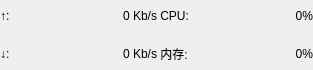
<?xml version="1.0" encoding="UTF-8"?>
<ui version="4.0">
 <class>WinDockNet</class>
 <widget class="QWidget" name="WinDockNet">
  <property name="geometry">
   <rect>
    <x>0</x>
    <y>0</y>
    <width>313</width>
    <height>70</height>
   </rect>
  </property>
  <property name="windowTitle">
   <string>Form</string>
  </property>
  <layout class="QHBoxLayout" name="horizontalLayout">
   <property name="spacing">
    <number>0</number>
   </property>
   <property name="leftMargin">
    <number>0</number>
   </property>
   <property name="topMargin">
    <number>0</number>
   </property>
   <property name="rightMargin">
    <number>0</number>
   </property>
   <property name="bottomMargin">
    <number>0</number>
   </property>
   <item>
    <layout class="QGridLayout" name="gridLayout">
     <property name="verticalSpacing">
      <number>6</number>
     </property>
     <item row="0" column="2">
      <widget class="QLabel" name="lab_13">
       <property name="text">
        <string> CPU: </string>
       </property>
      </widget>
     </item>
     <item row="1" column="0">
      <widget class="QLabel" name="lab_21">
       <property name="text">
        <string>↓: </string>
       </property>
      </widget>
     </item>
     <item row="1" column="3">
      <widget class="QLabel" name="lab_24">
       <property name="text">
        <string>0%</string>
       </property>
       <property name="alignment">
        <set>Qt::AlignRight|Qt::AlignTrailing|Qt::AlignVCenter</set>
       </property>
      </widget>
     </item>
     <item row="0" column="1">
      <widget class="QLabel" name="lab_12">
       <property name="text">
        <string>0 Kb/s</string>
       </property>
       <property name="alignment">
        <set>Qt::AlignRight|Qt::AlignTrailing|Qt::AlignVCenter</set>
       </property>
      </widget>
     </item>
     <item row="1" column="1">
      <widget class="QLabel" name="lab_22">
       <property name="text">
        <string>0 Kb/s</string>
       </property>
       <property name="alignment">
        <set>Qt::AlignRight|Qt::AlignTrailing|Qt::AlignVCenter</set>
       </property>
      </widget>
     </item>
     <item row="0" column="3">
      <widget class="QLabel" name="lab_14">
       <property name="text">
        <string>0%</string>
       </property>
       <property name="alignment">
        <set>Qt::AlignRight|Qt::AlignTrailing|Qt::AlignVCenter</set>
       </property>
      </widget>
     </item>
     <item row="0" column="0">
      <widget class="QLabel" name="lab_11">
       <property name="text">
        <string>↑: </string>
       </property>
      </widget>
     </item>
     <item row="1" column="2">
      <widget class="QLabel" name="lab_23">
       <property name="text">
        <string> 内存: </string>
       </property>
      </widget>
     </item>
    </layout>
   </item>
  </layout>
 </widget>
 <resources/>
 <connections/>
</ui>
